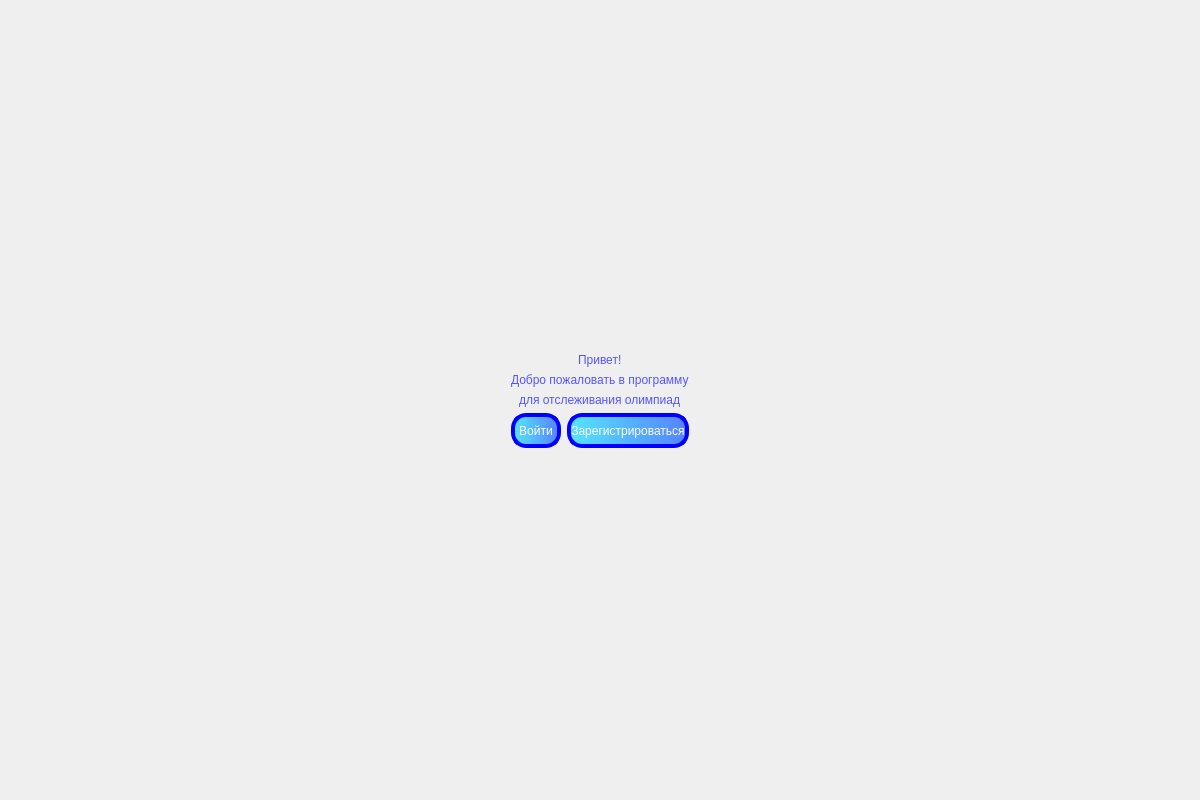
<?xml version="1.0" encoding="UTF-8"?>
<ui version="4.0">
 <class>Welcome</class>
 <widget class="QDialog" name="Welcome">
  <property name="geometry">
   <rect>
    <x>0</x>
    <y>0</y>
    <width>1200</width>
    <height>800</height>
   </rect>
  </property>
  <property name="windowTitle">
   <string>Dialog</string>
  </property>
  <layout class="QVBoxLayout" name="verticalLayout_7">
   <item>
    <layout class="QVBoxLayout" name="verticalLayout_3">
     <item>
      <spacer name="verticalSpacer_2">
       <property name="orientation">
        <enum>Qt::Vertical</enum>
       </property>
       <property name="sizeHint" stdset="0">
        <size>
         <width>20</width>
         <height>40</height>
        </size>
       </property>
      </spacer>
     </item>
     <item>
      <layout class="QHBoxLayout" name="horizontalLayout_2">
       <item>
        <spacer name="horizontalSpacer">
         <property name="orientation">
          <enum>Qt::Horizontal</enum>
         </property>
         <property name="sizeHint" stdset="0">
          <size>
           <width>40</width>
           <height>20</height>
          </size>
         </property>
        </spacer>
       </item>
       <item>
        <layout class="QVBoxLayout" name="verticalLayout_2">
         <item>
          <layout class="QVBoxLayout" name="verticalLayout">
           <item alignment="Qt::AlignHCenter">
            <widget class="QLabel" name="label_hello">
             <property name="styleSheet">
              <string notr="true">color: rgb(85, 85, 255);
font: italic 28pt &quot;Monotype Corsiva&quot;;

</string>
             </property>
             <property name="text">
              <string>&lt;html&gt;&lt;head/&gt;&lt;body&gt;&lt;p&gt;Привет!&lt;/p&gt;&lt;/body&gt;&lt;/html&gt;</string>
             </property>
            </widget>
           </item>
           <item>
            <widget class="QLabel" name="label_welcome">
             <property name="styleSheet">
              <string notr="true">color: rgb(85, 85, 255);
font: italic 22pt &quot;Monotype Corsiva&quot;;

</string>
             </property>
             <property name="text">
              <string>Добро пожаловать в программу</string>
             </property>
            </widget>
           </item>
           <item alignment="Qt::AlignHCenter">
            <widget class="QLabel" name="label_welcome_2">
             <property name="styleSheet">
              <string notr="true">color: rgb(85, 85, 255);
font: italic 22pt &quot;Monotype Corsiva&quot;;

</string>
             </property>
             <property name="text">
              <string>для отслеживания олимпиад</string>
             </property>
            </widget>
           </item>
          </layout>
         </item>
         <item>
          <layout class="QHBoxLayout" name="horizontalLayout">
           <item>
            <widget class="QPushButton" name="btn_enter">
             <property name="minimumSize">
              <size>
               <width>0</width>
               <height>35</height>
              </size>
             </property>
             <property name="styleSheet">
              <string notr="true">background: qlineargradient(spread:pad, x1:0, y1:0, x2:1, y2:0, stop:0 rgba(85, 230, 255), stop:1 rgba(85, 130, 255));
border-color: rgb(0, 0, 255);
font: 12pt &quot;MS Shell Dlg 2&quot;;
color: rgb(255, 255, 255);
border: 4px solid rgb(0, 0, 255);
border-radius: 15px;
</string>
             </property>
             <property name="text">
              <string>Войти</string>
             </property>
            </widget>
           </item>
           <item>
            <widget class="QPushButton" name="btn_reg">
             <property name="minimumSize">
              <size>
               <width>0</width>
               <height>35</height>
              </size>
             </property>
             <property name="styleSheet">
              <string notr="true">background: qlineargradient(spread:pad, x1:0, y1:0, x2:1, y2:0, stop:0 rgba(85, 230, 255), stop:1 rgba(85, 130, 255));
border-color: rgb(0, 0, 255);
font: 12pt &quot;MS Shell Dlg 2&quot;;
color: rgb(255, 255, 255);
border: 4px solid rgb(0, 0, 255);
border-radius: 15px;</string>
             </property>
             <property name="text">
              <string>Зарегистрироваться</string>
             </property>
            </widget>
           </item>
          </layout>
         </item>
        </layout>
       </item>
       <item>
        <spacer name="horizontalSpacer_2">
         <property name="orientation">
          <enum>Qt::Horizontal</enum>
         </property>
         <property name="sizeHint" stdset="0">
          <size>
           <width>40</width>
           <height>20</height>
          </size>
         </property>
        </spacer>
       </item>
      </layout>
     </item>
     <item>
      <spacer name="verticalSpacer">
       <property name="orientation">
        <enum>Qt::Vertical</enum>
       </property>
       <property name="sizeHint" stdset="0">
        <size>
         <width>20</width>
         <height>40</height>
        </size>
       </property>
      </spacer>
     </item>
    </layout>
   </item>
  </layout>
 </widget>
 <resources/>
 <connections/>
</ui>
